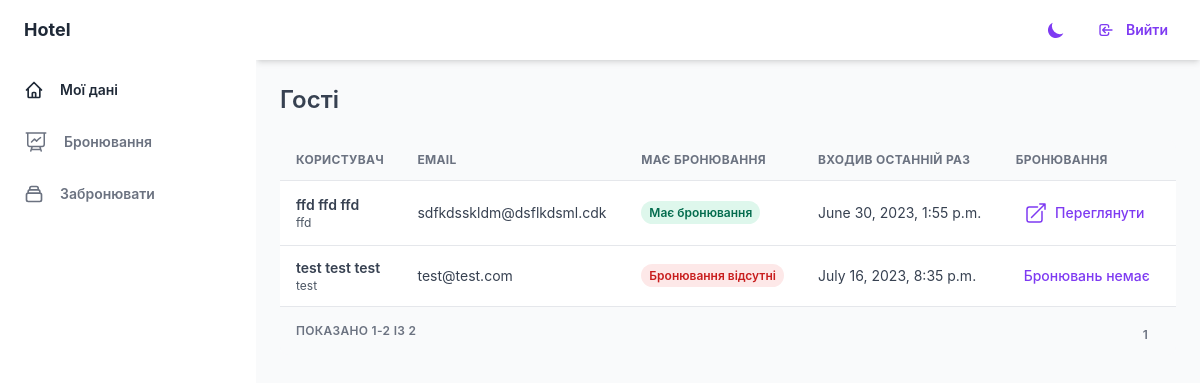
Page /admin-guests.html (signed in) on the committed database.
### main/models.py (models this page shows, shortened)
class Customer(AbstractUser):
    customer_id = models.AutoField(primary_key=True)
    middle_name = models.CharField(max_length=50, null=True, blank=True)
    contact_no = models.CharField(max_length=15, blank=True, null=True)
    address = models.CharField(max_length=100, blank=True, null=True)
    user_type = models.ForeignKey('UserType', null=True, blank=True, on_delete=models.PROTECT, default=None)
    groups = models.ManyToManyField(
        Group,
        verbose_name='groups',
        blank=True,
        help_text='The groups this user belongs to.',
        related_name='customer_set',  # змінений related_name
        related_query_name='Customer'
    )
    user_permissions = models.ManyToManyField(
        Permission,
        verbose_name='user permissions',
        blank=True,
        help_text='Specific permissions for this user.',
        related_name='customer_set',  # змінений related_name
        related_query_name='Customer'
    )

### main/views.py (the view)
# urls.py: path('admin-guests.html', views.admin_guests, name='admin_guests'),
@login_required
def admin_guests(request):
    context = {}
    if 'page' in request.GET:
        current_page = int(request.GET['page'])
    else:
        current_page = 1
    if 'step' in request.GET:
        step = int(request.GET['step'])
    else:
        step = 10
    if step > 1000:
        step = 1000
    if 'user_id' in request.GET:
        user_id = int(request.GET['user_id'])
    else:
        user_id = -1
    if user_id != -1:
        users = Customer.objects.filter(customer_id=user_id)
    else:
        users = Customer.objects.filter(user_type__user_type_name='user')
    paginator = Paginator(users, step)
    users_page = paginator.get_page(current_page)
    previous_page = users_page.previous_page_number() if users_page.has_previous() else None
    next_page = users_page.next_page_number() if users_page.has_next() else None
    all_count_page = paginator.count
    context['users'] = users_page
    context['current_page'] = current_page
    context['previous_page'] = previous_page
    context['next_page'] = next_page
    context['step'] = step
    context['all_count_page'] = all_count_page
    showing_pages = ""
    if current_page + step <= all_count_page:
        showing_pages = '-'.join([str(current_page), str(current_page + step)])
    else:
        showing_pages = '-'.join([str(current_page), str(all_count_page)])
    context['showing_pages'] = showing_pages
    return render(request, 'profile_admin_pages/guests.html', context)

### main/templates/profile_admin_pages/guests.html (shortened to what this page needs)
{% extends 'base-profile.html' %}
{% block main-content %}
<main class="h-full pb-16 overflow-y-auto">
    <div class="container px-6 mx-auto grid">
      <h2
        class="my-6 text-2xl font-semibold text-gray-700 dark:text-gray-200"
      >
        Гості
      </h2>
      <div class="w-full overflow-hidden rounded-lg shadow-xs">
        <div class="w-full overflow-x-auto">
          <table class="w-full whitespace-no-wrap">
            <thead>
              <tr
                class="text-xs font-semibold tracking-wide text-left text-gray-500 uppercase border-b dark:border-gray-700 bg-gray-50 dark:text-gray-400 dark:bg-gray-800">
                <th class="px-4 py-3">Користувач</th>
                <th class="px-4 py-3">Email</th>
                <th class="px-4 py-3">Має бронювання</th>
                <th class="px-4 py-3">Входив останній раз</th>
                <th class="px-4 py-3">Бронювання</th>
              </tr>
            </thead>
            <tbody class="bg-white divide-y dark:divide-gray-700 dark:bg-gray-800">
              {% for customer in users %}
              <tr class="text-gray-700 dark:text-gray-400">
                <td class="px-4 py-3">
                  <div class="flex items-center text-sm">
                    <div>
                      <p class="font-semibold">
                        {{ customer.first_name }}
                        {{ customer.last_name }}
                        {{ customer.middle_name }}</p>
                      <p class="text-xs text-gray-600 dark:text-gray-400">
                        {{ customer.username }}
                      </p>
                    </div>
                  </div>
                </td>
                <td class="px-4 py-3 text-sm">
                  {{ customer.email }}
                </td>
                <td class="px-4 py-3 text-xs">
                  {% if customer.reservations_as_customer.all %}
                  <span
                    class="px-2 py-1 font-semibold leading-tight text-green-700 bg-green-100 rounded-full dark:bg-green-700 dark:text-green-100">
                    Має бронювання
                  </span>
                  {% else %}
                  <span
                        class="px-2 py-1 font-semibold leading-tight text-red-700 bg-red-100 rounded-full dark:text-red-100 dark:bg-red-700">
                        Бронювання відсутні
                      </span>
                  {% endif %}
                </td>
                <td class="px-4 py-3 text-sm">
                  {{ customer.last_login }}
                </td>
                <td class="px-4 py-3">
                  <div class="flex items-center space-x-4 text-sm">
                    {% if customer.reservations_as_customer.all %}
                    <a
                      class="flex items-center justify-between px-2 py-2 text-sm font-medium leading-5 text-purple-600 rounded-lg dark:text-gray-400 focus:outline-none focus:shadow-outline-gray"
                      aria-label="Show"
                      href="{% url 'admin_reservations' %}?customer_id={{ customer.customer_id }}"
                      >
                      &nbsp;
                      Переглянути
                    </a>
                    {% else %}
                    <button
                      class="flex items-center justify-between px-2 py-2 text-sm font-medium leading-5 text-purple-600 rounded-lg dark:text-gray-400 focus:outline-none focus:shadow-outline-gray"
                      aria-label="Show">
                      Бронювань немає
                    </button>
                    {% endif %}
                  </div>
                </td>
              </tr>
              {% endfor %}
            </tbody>
          </table>
        </div>
        <div
          class="grid px-4 py-3 text-xs font-semibold tracking-wide text-gray-500 uppercase border-t dark:border-gray-700 bg-gray-50 sm:grid-cols-9 dark:text-gray-400 dark:bg-gray-800">
          <span class="flex items-center col-span-3">
            Показано {{ showing_pages }} із {{ all_count_page }}
          </span>
          <span class="col-span-2"></span>
          <span class="flex col-span-4 mt-2 sm:mt-auto sm:justify-end">
            <nav aria-label="Table navigation">
              <ul class="inline-flex items-center">
                {% for page_number in users.paginator.page_range %}
                    <li>
                        <a href="?page={{ page_number }}&step={{ step }}" class="px-3 py-1 rounded-md focus:outline-none focus:shadow-outline-purple">
                            {{ page_number }}
                        </a>
                    </li>
                {% endfor %}
            </ul>
            </nav>
          </span>
        </div>
      </div>
    </div>
  </main>
{% endblock %}

### rows in the picture
Customer: first_name "ffd", last_name "ffd", middle_name "ffd", username "ffd", email "sdfkdsskldm@dsflkdsml.cdk", shows "Має бронювання", last_login "June 30, 2023, 1:55 p.m."
Customer: first_name "test", last_name "test", middle_name "test", username "test", email "test@test.com", shows "Бронювання відсутні", last_login "July 16, 2023, 8:35 p.m.", shows "Бронювань немає"

### other values in the picture
{{ showing_pages }} "1-2"
{{ all_count_page }} "2"
{{ page_number }} "1"
